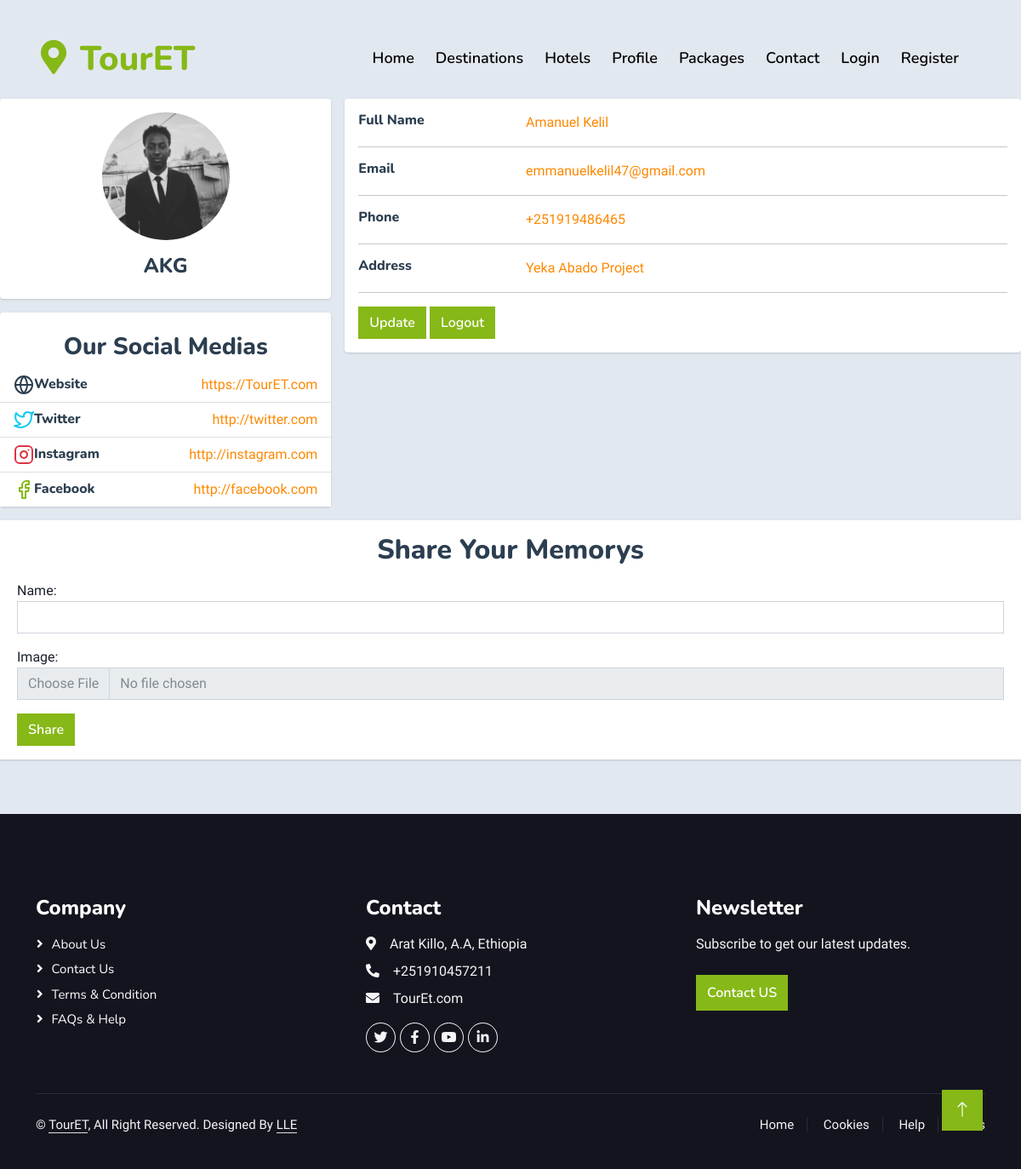
Screenshot of /profile/ (signed in) with the database file from the repository.
### TourETAPP/models.py (models this page shows, shortened)
class CustomUser(AbstractUser):
  is_visitor = models.BooleanField(default=False)
  is_admin = models.BooleanField(default=False)
  email = models.EmailField(unique=True)
  photo = models.ImageField(upload_to='ProfilePhoto')
  EMAIL_FIELD = 'email'
  USERNAME_FIELD = 'email'
  REQUIRED_FIELDS = ['username', 'first_name', 'last_name']

class UserProfile(models.Model):
    user = models.OneToOneField(CustomUser, on_delete=models.CASCADE)
    email = models.EmailField()
    phone = models.CharField(max_length=20)
    address = models.TextField()
    twitter = models.URLField(blank=True, null=True)
    instagram = models.URLField(blank=True, null=True)
    facebook = models.URLField(blank=True, null=True)

### TourETAPP/views.py (the view)
# urls.py: path('profile/', views.create_destination, name='create_destination'),
@login_required
def create_destination(request):
    user_profile = UserProfile.objects.get(user=request.user)
    users = CustomUser.objects.all()
    if request.method == 'POST':
        form = DestinationForm(request.POST, request.FILES)
        if form.is_valid():
            destination = form.save()
            destination_name = destination.name
            image_file = destination.image.path
            text = f"New destination created:\nName: {destination_name}\n"
            bot_token = '5832052126:AAG8nj_5pBVXiCj2YMT6_GwD3yMw8jK5h5I'
            chat_id = '-1001818226737'
            url = f'https://api.telegram.org/bot{bot_token}/sendMessage'
            data = {
                'chat_id': chat_id,
                'text': text
            }
            files = {
                'photo': open(image_file, 'rb')
            }
            response = requests.post(url, data=data, files=files)
            return redirect('destinations')
    else:
        form = DestinationForm()
    context = {
        'users': users,
        'form': form,
        'request': request,
        'user_profile': user_profile
    }
    return render(request, 'profile.html', context)

### TourETAPP/forms.py
class DestinationForm(forms.ModelForm):
    class Meta:
        model = Destination
        fields = ['name', 'image']
        widgets = {
            'name': forms.TextInput(attrs={'class': 'form-control'}),
            'image': forms.FileInput(attrs={'class': 'form-control'}),
        }

### TourETAPP/templates/profile.html (shortened to what this page needs)
{% load static %}
<!DOCTYPE html>
<html lang="en">
{% include 'head.html' %}
<body>
    {% include 'register_header.html' %}
    <div class="row gutters-sm">
        <div class="col-md-4 mb-3">
            <div class="card">
                <div class="card-body">
                    <div class="d-flex flex-column align-items-center text-center">
                        {% if request.user.photo %}
                        <img src="{{ request.user.photo.url }}" alt="Admin" class="rounded-circle" width="150"> {% endif %}
                        <div class="mt-3">
                            <h4>{{ request.user.username }}</h4>
                        </div>
                    </div>
                </div>
            </div>
            <div class="card mt-3"><br>
                <h3 class="text-center">Our Social Medias</h3>
                <ul class="list-group list-group-flush">
                    <li class="list-group-item d-flex justify-content-between align-items-center flex-wrap">
                        <h6 class="mb-0">Website</h6>
                        <span class="text-secondary">https://TourET.com</span>
                    </li>
                    <li class="list-group-item d-flex justify-content-between align-items-center flex-wrap">
                        <h6 class="mb-0">Twitter</h6>
                        <span class="text-secondary">{{ user_profile.twitter }}</span>
                    </li>
                    <li class="list-group-item d-flex justify-content-between align-items-center flex-wrap">
                        <h6 class="mb-0">Instagram</h6>
                        <span class="text-secondary">{{ user_profile.instagram }}</span>
                    </li>
                    <li class="list-group-item d-flex justify-content-between align-items-center flex-wrap">
                        <h6 class="mb-0">Facebook</h6>
                        <span class="text-secondary">{{ user_profile.facebook }}</span>
                    </li>
                </ul>
            </div>
        </div>
        <div class="col-md-8">
            <div class="card mb-3">
                <div class="card-body">
                    <div class="row">
                        <div class="col-sm-3">
                            <h6 class="mb-0">Full Name</h6>
                        </div>
                        <div class="col-sm-9 text-secondary">
                            {{ request.user.first_name }} {{ request.user.last_name }}
                        </div>
                    </div>
                    <hr>
                    <div class="row">
                        <div class="col-sm-3">
                            <h6 class="mb-0">Email</h6>
                        </div>
                        <div class="col-sm-9 text-secondary">
                            {{ user_profile.email }}
                        </div>
                    </div>
                    <hr>
                    <div class="row">
                        <div class="col-sm-3">
                            <h6 class="mb-0">Phone</h6>
                        </div>
                        <div class="col-sm-9 text-secondary">
                            {{ user_profile.phone }}
                        </div>
                    </div>
                    <hr>
                    <div class="row">
                        <div class="col-sm-3">
                            <h6 class="mb-0">Address</h6>
                        </div>
                        <div class="col-sm-9 text-secondary">
                            {{ user_profile.address }}
                        </div>
                    </div>
                    <hr>
                    <a type="submit" class="btn btn-primary" href="{% url 'update_profile' %}">Update</a>
                    <a type="submit" class="btn btn-primary" href="{% url 'logout' %}">Logout</a>
                </div>
            </div>
        </div>
        <div class="card mb-3">
            <div class="card-body">
                <div class="row">
                    <h2 style="text-align: center;">Share Your Memorys</h2>
                    <div class="container mt-2">
                        <form method="POST" enctype="multipart/form-data">
                            {% csrf_token %} {{ form.as_p }}
                            <button type="submit" class="btn btn-primary">Share</button>
                        </form>
                    </div>
                </div>
            </div>
        </div>
    </div>
    {% include 'footer.html' %}
</body>
{% include 'scripts.html' %}
</html>

### TourETAPP/templates/head.html (shortened to what this page needs)
{% load static %}
<head>
    <link href="https://cdnjs.cloudflare.com/ajax/libs/font-awesome/5.10.0/css/all.min.css" rel="stylesheet">
    <link href="https://cdn.jsdelivr.net/npm/bootstrap-icons@1.4.1/font/bootstrap-icons.css" rel="stylesheet">
    <link href="{% static 'lib/animate/animate.min.css' %}" rel="stylesheet">
    <link href="{% static 'lib/owlcarousel/assets/owl.carousel.min.css' %}" rel="stylesheet">
    <link href="{% static 'lib/tempusdominus/css/tempusdominus-bootstrap-4.min.css' %}" rel="stylesheet" />
    <link href="{% static 'css/bootstrap.min.css' %}" rel="stylesheet">
    <link href="{% static 'css/style.css' %}" rel="stylesheet">
</head>

### TourETAPP/templates/register_header.html (shortened to what this page needs)
 {% load static %}
<div class="container-fluid position-relative p-5">
    <nav class="navbar navbar-expand-lg navbar-light px-4 px-lg-5 py-3 py-lg-0">
        <a href="" class="navbar-brand p-0">
            <h1 class="text-primary m-0"><i class="fa fa-map-marker-alt me-3"></i>TourET</h1>
        </a>
        <div class="collapse navbar-collapse" id="navbarCollapse">
            <div class="navbar-nav ms-auto py-0">
                <a href="{% url 'index' %}" class="nav-item nav-link" href="#home">Home</a>
                <a href="{% url 'destinations' %}" class="nav-item nav-link ">Destinations</a>
                <a href="{% url 'bookatour' %}" class="nav-item nav-link ">Hotels</a>
                <a href="{% url 'create_destination' %}" class="nav-item nav-link ">Profile</a>
                <a href="{% url 'packages' %}" class="nav-item nav-link ">Packages</a>
                <a class="nav-item nav-link" href="{% url 'contact' %}">Contact</a>
                <a href="{% url 'login' %}" class="nav-item nav-link ">Login</a>
                <a href="{% url 'register' %}" class="nav-item nav-link ">Register</a>
            </div>
        </div>
    </nav>
</div>

### TourETAPP/templates/footer.html
{% load static %}
<div class="container-fluid bg-dark text-light footer pt-5 mt-5 wow fadeIn " data-wow-delay="0.1s ">
    <div class="container py-5 ">
        <div class="row g-5 ">
            <div class="col-lg-4 col-md-6 ">
                <h4 class="text-white mb-3 ">Company</h4>
                <a class="btn btn-link " href="index.html">About Us</a>
                <a class="btn btn-link " href="contact.html">Contact Us</a>
                <a class="btn btn-link " href=" ">Terms & Condition</a>
                <a class="btn btn-link " href=" ">FAQs & Help</a>
            </div>
            <div class="col-lg-4 col-md-6 ">
                <h4 class="text-white mb-3 ">Contact</h4>
                <p class="mb-2 "><i class="fa fa-map-marker-alt me-3 "></i>Arat Killo, A.A, Ethiopia</p>
                <p class="mb-2 "><i class="fa fa-phone-alt me-3 "></i>+251910457211</p>
                <p class="mb-2 "><i class="fa fa-envelope me-3 "></i>TourEt.com</p>
                <div class="d-flex pt-2 ">
                    <a class="btn btn-outline-light btn-social " href=" "><i class="fab fa-twitter "></i></a>
                    <a class="btn btn-outline-light btn-social " href=" "><i class="fab fa-facebook-f "></i></a>
                    <a class="btn btn-outline-light btn-social " href=" "><i class="fab fa-youtube "></i></a>
                    <a class="btn btn-outline-light btn-social " href=" "><i class="fab fa-linkedin-in "></i></a>
                </div>
            </div>
            <div class="col-lg-4 col-md-6 ">
                <h4 class="text-white mb-3 ">Newsletter</h4>
                <p>Subscribe to get our latest updates.</p>
                <div class="position-relative mx-auto " style="max-width: 400px; ">
                    <a href="{%url 'contact'%}"> <button type="button " class="btn btn-primary py-2 text-center top-0 end-0 mt-2 me-4 ">Contact US</button></a>
                </div>
            </div>
        </div>
    </div>
    <div class=" container ">
        <div class="copyright ">
            <div class="row ">
                <div class="col-md-6 text-center text-md-start mb-3 mb-md-0 ">
                    &copy;
                    <a class="border-bottom " href="#
                        ">TourET</a>, All Right Reserved.
                    Designed By
                    <a class="border-bottom " href=" ">LLE</a>
                </div>
                <div class="col-md-6 text-center text-md-end ">
                    <div class="footer-menu ">
                        <a href=" ">Home</a>
                        <a href=" ">Cookies</a>
                        <a href=" ">Help</a>
                        <a href=" ">FQAs</a>
                    </div>
                </div>
            </div>
        </div>
    </div>
</div>

### TourETAPP/templates/scripts.html (shortened to what this page needs)
{% load static %}
<a href="# " class="btn btn-lg btn-primary btn-lg-square back-to-top "><i class="bi bi-arrow-up "></i></a>

### TourETAPP/static/css/style.css (style rules this page uses)
:root { --primary: #86B817; --secondary: #FE8800; --light: #F5F5F5; --dark: #14141F; }
.back-to-top { position: fixed; display: none; right: 45px; bottom: 45px; z-index: 99; }
.btn { font-family: 'Nunito', sans-serif; font-weight: 600; transition: .5s; }
.btn.btn-primary, .btn.btn-secondary { color: #FFFFFF; }
.btn-lg-square { width: 48px; height: 48px; }
.btn-square, .btn-sm-square, .btn-lg-square { padding: 0; display: flex; align-items: center; justify-content: center; font-weight: normal; border-radius: 0px; }
.navbar-light .navbar-nav .nav-link { font-family: 'Nunito', sans-serif; position: relative; margin-right: 25px; padding: 35px 0; color: #FFFFFF !important; font-size: 18px; font-weight: 600; outline: none; transition: .5s; }
@media (min-width: 992px) { .navbar-light { position: absolute; width: 100%; top: 0; left: 0; border-bottom: 1px solid rgba(256, 256, 256, .1); z-index: 999; } }
@media (min-width: 992px) { .navbar-light .navbar-nav .nav-link::before { position: absolute; content: ""; width: 0; height: 2px; bottom: -1px; left: 50%; background: var(--primary); transition: .5s; } }
.footer .btn.btn-social { margin-right: 5px; width: 35px; height: 35px; display: flex; align-items: center; justify-content: center; color: var(--light); font-weight: normal; border: 1px solid #FFFFFF; border-radius: 35px; transition: .3s; }
.footer .btn.btn-link { display: block; margin-bottom: 5px; padding: 0; text-align: left; color: #FFFFFF; font-size: 15px; font-weight: normal; text-transform: capitalize; transition: .3s; }
.footer .btn.btn-link::before { position: relative; content: "\f105"; font-family: "Font Awesome 5 Free"; font-weight: 900; margin-right: 10px; }
.footer .copyright { padding: 25px 0; font-size: 15px; border-top: 1px solid rgba(256, 256, 256, .1); }
.footer .copyright a { color: var(--light); }
.footer .footer-menu a { margin-right: 15px; padding-right: 15px; border-right: 1px solid rgba(255, 255, 255, .1); }
.footer .footer-menu a:last-child { margin-right: 0; padding-right: 0; border-right: none; }

### TourETAPP/templates/profile.html (style rules this page uses)
body { margin-top: 20px; color: #1a202c; text-align: left; background-color: #e2e8f0; }
.card { box-shadow: 0 1px 3px 0 rgba(0, 0, 0, .1), 0 1px 2px 0 rgba(0, 0, 0, .06); }
.card { position: relative; display: flex; flex-direction: column; min-width: 0; word-wrap: break-word; background-color: #fff; background-clip: border-box; border: 0 solid rgba(0, 0, 0, .125); border-radius: .25rem; }
.card-body { flex: 1 1 auto; min-height: 1px; padding: 1rem; }
.gutters-sm { margin-right: -8px; margin-left: -8px; }
.gutters-sm>.col, .gutters-sm>[class*=col-] { padding-right: 8px; padding-left: 8px; }
.mb-3, .my-3 { margin-bottom: 1rem !important; }

### TourETAPP/templates/register_header.html (style rules this page uses)
.navbar-light .navbar-nav .nav-link { font-family: 'Nunito', sans-serif; position: relative; margin-right: 25px; padding: 35px 0; color: #030101 !important; font-size: 18px; font-weight: 600; outline: none; transition: .5s; }

### rows the page displays
CustomUser: user.photo (picture), user.username "AKG", user.first_name "Amanuel", user.last_name "Kelil"
UserProfile: twitter "http://twitter.com", instagram "http://instagram.com", facebook "http://facebook.com", email "emmanuelkelil47@gmail.com", phone "+251919486465", address "Yeka Abado Project"
